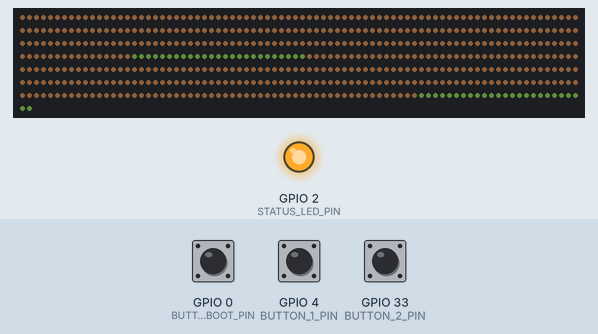
The sketch below on a simulated ESP32. On the bench: 562 RGB LEDs in strip order, left to right, continuing on the next row, output pins drawn as LEDs (lit = HIGH). Dashed ring = blinking. The test bench sets the inputs (shaded band); at power-on: GPIO 33 (BUTTON_2_PIN) HIGH, GPIO 0 (BUTTON_BOOT_PIN) HIGH, GPIO 4 (BUTTON_1_PIN) HIGH. Dim RGB values are drawn brighter than linear; random numbers use the default seed unless the sketch sets one; what the sketch prints to the serial monitor is not drawn.

Above: at 1.14 s.
1.5 s: GPIO 33 (BUTTON_2_PIN) pulled LOW for 0.15 s
At 1.72 s:
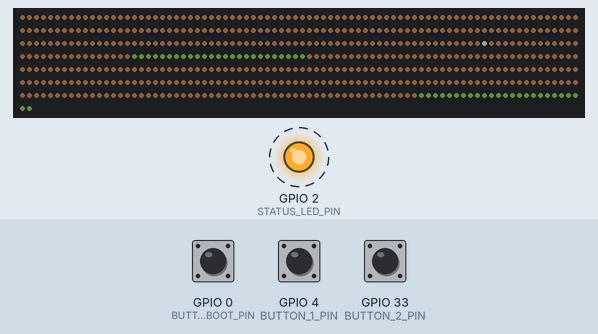
2.2 s: GPIO 33 (BUTTON_2_PIN) pulled LOW for 1 s
At 3.71 s:
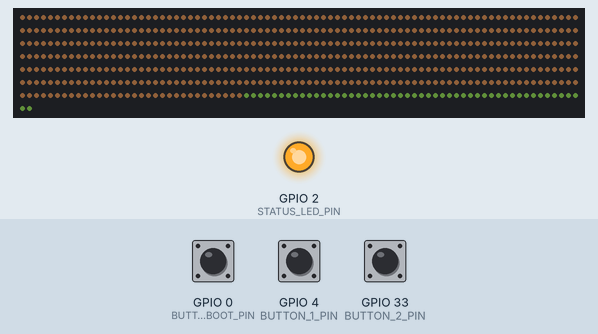
3.8 s: GPIO 33 (BUTTON_2_PIN) pulled LOW for 0.15 s
At 4.48 s:
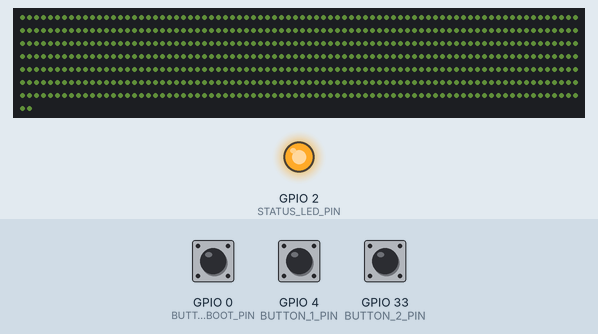
4.5 s: GPIO 33 (BUTTON_2_PIN) pulled LOW for 3.2 s
At 8.3 s:
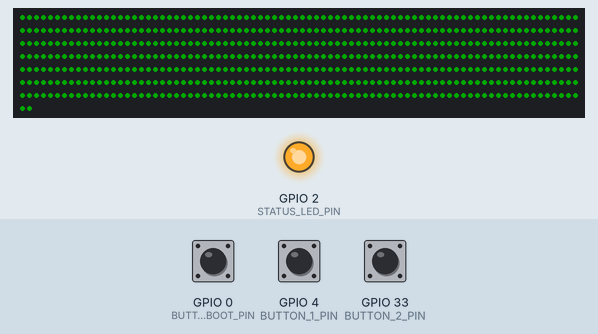
9.2 s: GPIO 33 (BUTTON_2_PIN) pulled LOW for 0.15 s
At 9.64 s:
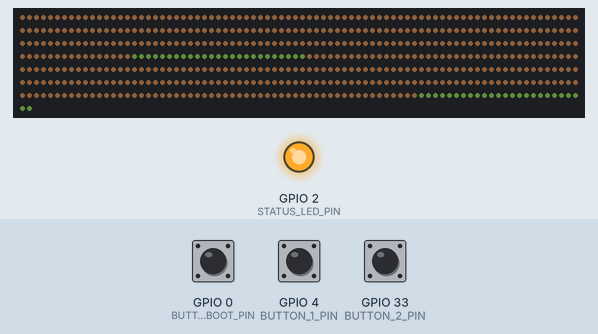
9.9 s: GPIO 33 (BUTTON_2_PIN) pulled LOW for 3.2 s
At 14.8 s:
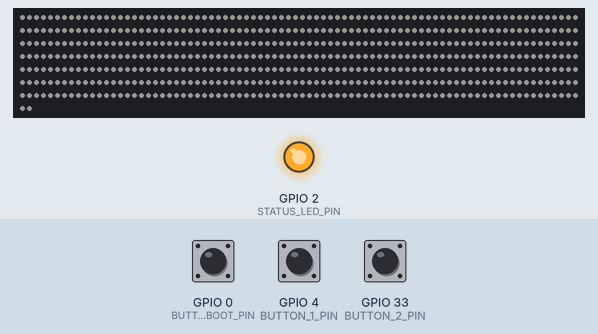
Timing chart, 0 to 16.3 s (numbered marks = the images above; inputs shaded):
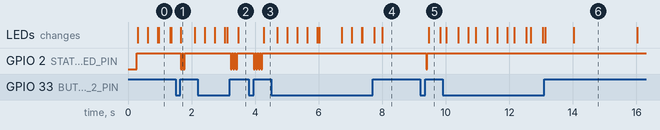

The sketch:

MSEP_Panel_Test.ino
```cpp
/**
 * 🏰 Main Street Electrical Parade (WDW 10K) - Universal Panel & Bench Test Firmware
 *
 * Purpose:
 * Immediately sets all connected LEDs (up to 562 LEDs: Dual 16x16 Matrices [512] + 50 Fairy Lights)
 * into the authentic 3% Incandescent Warm White (~2500K vintage filament glow) with calm starlight sparkles
 * on boot — with ZERO button clicking, zero pairing, and zero graphic masking required!
 *
 * Hardware Specs:
 * - Microcontroller: ESP32 DevKit (GPIO 16 Data Out, GPIO 4 Button 1, GPIO 33 Button 2, GPIO 0 BOOT)
 * - LED Standard: WS2812B / WS2811 (5V, 2.0A FastLED power limit enforced)
 * - Capacity: 562 LEDs (covers Front 16x16 [256] + 50 Fairy Lights + Back 16x16 [256])
 * - Default Mode: 2500K Warm White Base (~3.1% duty cycle) + Calm Starlight Bloom & Fade (~200ms decay)
 *
 * Interactive Controls (Optional Bench Testing):
 * - BOOT (GPIO 0) / Button 1 (GPIO 4): Tap to cycle Sparkle Rate (Calm -> Ultra-Subtle -> Parade -> Solid Warm)
 * - Button 2 (GPIO 33): Tap to toggle Color Order (GRB for 16x16 BTF matrix <-> RGB for pebble strings)
 * - Button 2 (GPIO 33): Hold (>1s) for Subpixel RGB Inspection Cycle (Red -> Green -> Blue -> White)
 */

#include <Arduino.h>
#include <FastLED.h>

#define DATA_PIN            16      // GPIO 16 - Main LED Data Out
#define STATUS_LED_PIN      2       // Onboard Blue LED indicator
#define BUTTON_1_PIN        4       // External Button 1 (Show Director)
#define BUTTON_2_PIN        33      // External Button 2 (Photo / Sleep)
#define BUTTON_BOOT_PIN     0       // Onboard BOOT button (GPIO 0)

#define NUM_LEDS            562     // Full buffer driving 562 LEDs (Front 16x16 [256] + Fairy [50] + Back 16x16 [256])
#define LED_TYPE            WS2812B // Standard 5V addressable LED protocol
#define MAX_BRIGHTNESS      60      // Bench-safe brightness matching MSEP costume baseline
#define MAX_POWER_MILLIAMPS 2000    // 5V, 2.0A safety limit for USB power banks and bench supplies

CRGB leds[NUM_LEDS];
static uint8_t sparkleLevel[NUM_LEDS] = {0}; // Per-LED sparkle intensity (0 = base, 255 = peak sparkle)
static uint8_t sparkleDecay[NUM_LEDS] = {24}; // Per-LED decay rate for organic non-uniform fade

// Sparkle Rate Presets (calibrated for 562-LED full costume & 50 FPS)
// Uses ESP32 hardware True Random Number Generator (esp_random()) to eliminate PRNG cycle resonance
static const uint16_t SPARKLE_PROB_PER_1000[4] = { 100, 30, 300, 0 }; // Probability per 20ms frame (Calm ~5/s, Subtle ~1.5/s, Parade ~15/s, Solid 0)
static const uint8_t  SPARKLE_MAX_PER_FRAME[4]  = { 1,   1,  2,   0 }; // Max sparkles that can spawn in one frame
static const char* SPARKLE_NAMES[4] = {
    "1: Calm Starlight (~4-6 twinkles/sec across 562 LEDs, soft ~200ms bloom & fade)",
    "2: Ultra-Subtle (~1-2 twinkles/sec, gentle starlight)",
    "3: Parade Sparkle (~12-15 twinkles/sec, lively theatrical sparkle)",
    "4: Solid Warm White (0% sparkles / Steady Photo Mode)"
};
static uint8_t currentSparklePreset = 0; // Starts at Preset 0: Calm Starlight

// Fairy Light Layout Presets & Calibration
// Hardware Verification Result:
// - Panels (16x16 Matrices) are native GRB chips.
// - Fairy Lights (Pebble strands) are native RGB chips.
// Because both run on a single GPIO 16 line driven with FastLED GRB controller,
// fairy lights require an R <-> G byte swap to match the panels in Red and Green!
enum FairyLayoutMode : uint8_t {
    FAIRY_LAYOUT_COSTUME_25_25_SWAP = 0, // Panel 1 (0..255, GRB) -> Fairy 1 (256..280 [25], RGB) -> Panel 2 (281..536, GRB) -> Fairy 2 (537..561 [25], RGB) [DEFAULT: 100% Matching Colors]
    FAIRY_LAYOUT_ALL_UNSWAPPED_GRB  = 1, // All LEDs unswapped GRB
    FAIRY_LAYOUT_BENCH_END_SWAP     = 2, // Swap only at end (512..561)
    FAIRY_LAYOUT_ALL_RGB_SWAP       = 3  // Swap all LEDs
};

static uint8_t currentFairyLayout = FAIRY_LAYOUT_COSTUME_25_25_SWAP; // Default: 25 front fairy + 25 back fairy swapped so Red & Green match panels!
static const char* FAIRY_LAYOUT_NAMES[4] = {
    "1: Costume 25/25 RGB Swap (Fairy 1 at 256..280 [25] & Fairy 2 at 537..561 [25]) [DEFAULT: Matching Red/Green]",
    "2: All Unswapped GRB (Panels match, Fairy Red/Green inverted)",
    "3: Bench End RGB Swap (Panels at 0..511, Fairy 50 at 512..561)",
    "4: All RGB Swap (Full strip swap)"
};

inline bool isFairyPixel(uint16_t i) {
    // Identifies fairy pixel indices
    // Physical order: Panel 1 (0..255) -> Fairy 1 (256..280) -> Panel 2 (281..536) -> Fairy 2 (537..561)
    return ((i >= 256 && i <= 280) || (i >= 537 && i <= 561));
}

inline bool shouldSwapRgbBytes(uint16_t i) {
    switch (currentFairyLayout) {
        case FAIRY_LAYOUT_COSTUME_25_25_SWAP:
            // Swaps ONLY the two fairy light strands:
            // Fairy 1 (Left string): indices 256 to 280 (25 LEDs)
            // Fairy 2 (Right string): indices 537 to 561 (25 LEDs)
            // Panels remain completely unswapped: Panel 1 (0..255) & Panel 2 (281..536)!
            return ((i >= 256 && i <= 280) || (i >= 537 && i <= 561));
        case FAIRY_LAYOUT_ALL_UNSWAPPED_GRB:
            return false;
        case FAIRY_LAYOUT_BENCH_END_SWAP:
            return (i >= 512 && i < 562);
        case FAIRY_LAYOUT_ALL_RGB_SWAP:
            return true;
        default:
            return false;
    }
}

static bool isRgbInspectionMode = false; // True when running Red/Green/Blue/White subpixel check

// Button Debounce & Timing State
static uint32_t lastB1PressTime = 0;
static uint32_t lastB2PressTime = 0;
static uint32_t b2PressStartTime = 0;
static bool b1PrevDown = false;
static bool b2PrevDown = false;

inline bool isButton1Down() {
    return (digitalRead(BUTTON_1_PIN) == LOW) || (digitalRead(BUTTON_BOOT_PIN) == LOW);
}

inline bool isButton2Down() {
    return (digitalRead(BUTTON_2_PIN) == LOW);
}

void setup() {
    Serial.begin(115200);
    delay(200);

    Serial.println();
    Serial.println("================================================================");
    Serial.println(" 🏰 MSEP UNIVERSAL PANEL & BENCH TEST FIRMWARE");
    Serial.println("================================================================");
    Serial.println(" * Mode: 2500K Incandescent Warm White + Calm Starlight Twinkle");
    Serial.println(" * Sparkle Decay: Smooth 200ms bloom & fade (zero strobe noise)");
    Serial.println(" * Target: GPIO 16 driving 562 LEDs (Dual 16x16 Matrices + 50 Fairy Lights)");
    Serial.println(" * FastLED Safety: 5V 2000mA Max Current Limit Active");
    Serial.println(" * Default Color Order: GRB (BTF-LIGHTING 16x16 Matrix Standard)");
    Serial.println("----------------------------------------------------------------");
    Serial.println(" Controls:");
    Serial.println("  - BOOT / Button 1 (GPIO 4/0): Tap to cycle Sparkle Rate (Calm -> Subtle -> Parade -> Solid)");
    Serial.println("  - Button 2 (GPIO 33): Tap to cycle Fairy Layout (Bench Middle -> Bench End -> Costume -> GRB -> RGB)");
    Serial.println("  - Button 2 (GPIO 33): Hold (>1s) for Subpixel RGB Inspection Cycle (Red -> Green -> Blue -> White)");
    Serial.println("================================================================");

    pinMode(STATUS_LED_PIN, OUTPUT);
    digitalWrite(STATUS_LED_PIN, HIGH); // Solid ON indicating active test firmware

    pinMode(BUTTON_1_PIN, INPUT_PULLUP);
    pinMode(BUTTON_2_PIN, INPUT_PULLUP);
    pinMode(BUTTON_BOOT_PIN, INPUT_PULLUP);

    // Initialize FastLED with GRB order by default (WS2812B 16x16 matrix standard)
    FastLED.addLeds<LED_TYPE, DATA_PIN, GRB>(leds, NUM_LEDS)
           .setCorrection(TypicalLEDStrip);
    FastLED.setMaxPowerInVoltsAndMilliamps(5, MAX_POWER_MILLIAMPS);
    FastLED.setBrightness(MAX_BRIGHTNESS);

    // Initial Warm White illumination across entire panel
    fill_solid(leds, NUM_LEDS, CRGB(64, 46, 28));
    FastLED.show();
}

void renderWarmWhiteSparkles() {
    // Balanced Warm Incandescent / ~2500K Vintage Filament Glow
    // Panel color: CRGB(64, 46, 28) for diffuse SMD5050 with dense phosphor
    const CRGB baseColPanel = CRGB(64, 46, 28);
    // Fairy color: CRGB(64, 46, 28) base before swap
    const CRGB baseColFairy = CRGB(64, 46, 28);
    // Starlight sparkle color: pure bright starlight pop scaled by 192 (~3x pop over base)
    const CRGB sparklePeak = CRGB(192, 192, 192);

    // 1. Smoothly decay active sparkles
    for (int i = 0; i < NUM_LEDS; i++) {
        if (sparkleLevel[i] > 0) {
            sparkleLevel[i] = qsub8(sparkleLevel[i], sparkleDecay[i]);
        }
    }

    // 2. Spawn new sparkles using ESP32 True Hardware RNG (esp_random())
    uint16_t prob = SPARKLE_PROB_PER_1000[currentSparklePreset];
    uint8_t maxSp = SPARKLE_MAX_PER_FRAME[currentSparklePreset];
    for (uint8_t s = 0; s < maxSp; s++) {
        if (prob > 0 && ((esp_random() % 1000) < prob)) {
            uint16_t target = esp_random() % NUM_LEDS;
            if (sparkleLevel[target] == 0) {
                sparkleLevel[target] = 210 + (esp_random() % 46);
                sparkleDecay[target] = 18 + (esp_random() % 14);
            }
        }
    }

    // 3. Render base warm white and interpolate sparkles
    for (int i = 0; i < NUM_LEDS; i++) {
        CRGB baseCol = isFairyPixel(i) ? baseColFairy : baseColPanel;
        CRGB col;
        if (sparkleLevel[i] == 0) {
            col = baseCol;
        } else {
            uint8_t sp = sparkleLevel[i];
            col = CRGB(
                lerp8by8(baseCol.r, sparklePeak.r, sp),
                lerp8by8(baseCol.g, sparklePeak.g, sp),
                lerp8by8(baseCol.b, sparklePeak.b, sp)
            );
        }

        // Apply byte swapping for fairy lights so Red and Green match the panels!
        if (shouldSwapRgbBytes(i)) {
            leds[i] = CRGB(col.g, col.r, col.b);
        } else {
            leds[i] = col;
        }
    }
}

void renderSubpixelRgbTest(uint32_t now) {
    // 8-second cycle: 2s Red -> 2s Green -> 2s Blue -> 2s Pure White
    uint8_t phase = (now / 2000) % 4;
    CRGB testCol;
    switch (phase) {
        case 0: testCol = CRGB(180, 0, 0); break;   // Red inspection
        case 1: testCol = CRGB(0, 180, 0); break;   // Green inspection
        case 2: testCol = CRGB(0, 0, 180); break;   // Blue inspection
        default: testCol = CRGB(120, 120, 120); break; // Full white inspection
    }
    CRGB swapTestCol = CRGB(testCol.g, testCol.r, testCol.b);
    for (int i = 0; i < NUM_LEDS; i++) {
        leds[i] = shouldSwapRgbBytes(i) ? swapTestCol : testCol;
    }
}

void loop() {
    uint32_t now = millis();

    // 1. Button 1 / BOOT button: Cycle Sparkle Presets (Calm -> Ultra-Subtle -> Parade -> Solid Warm)
    bool b1Down = isButton1Down();
    if (b1Down && !b1PrevDown && (now - lastB1PressTime > 300)) {
        lastB1PressTime = now;
        currentSparklePreset = (currentSparklePreset + 1) % 4;
        isRgbInspectionMode = false; // Return to sparkle mode
        Serial.printf("[SPARKLE PRESET] %s\n", SPARKLE_NAMES[currentSparklePreset]);

        // Blink status LED (1 to 4 blinks corresponding to preset)
        for (int k = 0; k <= currentSparklePreset; k++) {
            digitalWrite(STATUS_LED_PIN, LOW);
            delay(50);
            digitalWrite(STATUS_LED_PIN, HIGH);
            delay(50);
        }
    }
    b1PrevDown = b1Down;

    // 2. Button 2: Tap cycles Fairy Layout Mode, Hold (>1s) toggles Subpixel RGB Test
    bool b2Down = isButton2Down();
    if (b2Down && !b2PrevDown) {
        b2PressStartTime = now;
    }
    if (!b2Down && b2PrevDown && (now - lastB2PressTime > 300)) {
        lastB2PressTime = now;
        uint32_t holdDuration = now - b2PressStartTime;
        if (holdDuration >= 1000) {
            // Long Hold: Toggle Subpixel RGB Test
            isRgbInspectionMode = !isRgbInspectionMode;
            Serial.printf("[RGB INSPECTION] %s\n", isRgbInspectionMode ? "ACTIVE (Red->Green->Blue->White)" : "OFF (Warm White)");
        } else {
            // Short Tap: Cycle Fairy Layout Mode
            currentFairyLayout = (currentFairyLayout + 1) % 4;
            isRgbInspectionMode = false;
            Serial.printf("[FAIRY LAYOUT] %s\n", FAIRY_LAYOUT_NAMES[currentFairyLayout]);
            for (int k = 0; k <= currentFairyLayout; k++) {
                digitalWrite(STATUS_LED_PIN, LOW);
                delay(40);
                digitalWrite(STATUS_LED_PIN, HIGH);
                delay(40);
            }
        }
    }
    b2PrevDown = b2Down;

    // 3. Render Active Pattern
    if (isRgbInspectionMode) {
        renderSubpixelRgbTest(now);
    } else {
        renderWarmWhiteSparkles();
    }

    FastLED.show();
    delay(20); // ~50 FPS update rate matching parade firmware
}
```

Measured:
- after the input at 1.5 s, GPIO 2 (STATUS_LED_PIN): alternates HIGH for 0.04 s and LOW for 0.04 s, 4 changes in all, then stays HIGH, starting after 0.16 s
- after the input at 2.2 s, GPIO 2 (STATUS_LED_PIN): alternates HIGH for 0.04 s and LOW for 0.04 s, 6 changes in all, then stays HIGH, starting after 1.0 s
- after the input at 3.8 s, GPIO 2 (STATUS_LED_PIN): alternates HIGH for 0.04 s and LOW for 0.04 s, 8 changes in all, then stays HIGH, starting after 0.15 s
- after the input at 9.2 s, GPIO 2 (STATUS_LED_PIN): HIGH → LOW after 0.18 s, → HIGH 0.04 s later; the LEDs: change after 0.26 s (image 5)
